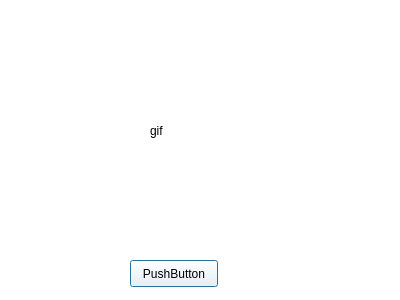
<?xml version="1.0" encoding="UTF-8"?>
<ui version="4.0">
 <class>GifDialog</class>
 <widget class="QDialog" name="GifDialog">
  <property name="geometry">
   <rect>
    <x>0</x>
    <y>0</y>
    <width>400</width>
    <height>300</height>
   </rect>
  </property>
  <property name="windowTitle">
   <string>Dialog</string>
  </property>
  <property name="styleSheet">
   <string notr="true">background-color: rgb(255, 255, 255);</string>
  </property>
  <widget class="QLabel" name="label">
   <property name="geometry">
    <rect>
     <x>150</x>
     <y>110</y>
     <width>51</width>
     <height>41</height>
    </rect>
   </property>
   <property name="cursor">
    <cursorShape>CrossCursor</cursorShape>
   </property>
   <property name="text">
    <string>gif</string>
   </property>
  </widget>
  <widget class="QPushButton" name="pushButton">
   <property name="geometry">
    <rect>
     <x>130</x>
     <y>260</y>
     <width>88</width>
     <height>27</height>
    </rect>
   </property>
   <property name="text">
    <string>PushButton</string>
   </property>
  </widget>
 </widget>
 <resources/>
 <connections/>
</ui>
